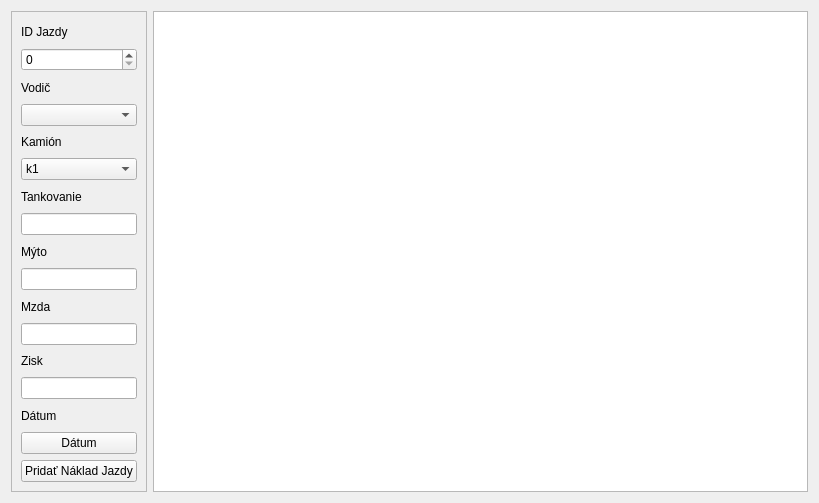
<?xml version="1.0" encoding="UTF-8"?>
<ui version="4.0">
 <class>jazdy_nakladyW</class>
 <widget class="QWidget" name="jazdy_nakladyW">
  <property name="geometry">
   <rect>
    <x>0</x>
    <y>0</y>
    <width>819</width>
    <height>503</height>
   </rect>
  </property>
  <property name="windowTitle">
   <string>Jazdy Náklady</string>
  </property>
  <layout class="QFormLayout" name="formLayout">
   <item row="0" column="0">
    <widget class="QFrame" name="frame">
     <property name="frameShape">
      <enum>QFrame::StyledPanel</enum>
     </property>
     <property name="frameShadow">
      <enum>QFrame::Raised</enum>
     </property>
     <layout class="QVBoxLayout" name="verticalLayout">
      <item>
       <widget class="QLabel" name="label_7">
        <property name="text">
         <string>ID Jazdy</string>
        </property>
       </widget>
      </item>
      <item>
       <widget class="QSpinBox" name="id_jazdy"/>
      </item>
      <item>
       <widget class="QLabel" name="label_2">
        <property name="text">
         <string>Vodič</string>
        </property>
       </widget>
      </item>
      <item>
       <widget class="QComboBox" name="vodic"/>
      </item>
      <item>
       <widget class="QLabel" name="label">
        <property name="text">
         <string>Kamión</string>
        </property>
       </widget>
      </item>
      <item>
       <widget class="QComboBox" name="kamion">
        <item>
         <property name="text">
          <string>k1</string>
         </property>
        </item>
        <item>
         <property name="text">
          <string>k2</string>
         </property>
        </item>
        <item>
         <property name="text">
          <string>k3</string>
         </property>
        </item>
        <item>
         <property name="text">
          <string>Ext1</string>
         </property>
        </item>
        <item>
         <property name="text">
          <string>Ext2</string>
         </property>
        </item>
       </widget>
      </item>
      <item>
       <widget class="QLabel" name="label_5">
        <property name="text">
         <string>Tankovanie</string>
        </property>
       </widget>
      </item>
      <item>
       <widget class="QLineEdit" name="tankovanie">
        <property name="toolTip">
         <string>&lt;html&gt;&lt;head/&gt;&lt;body&gt;&lt;p&gt;&lt;br/&gt;&lt;/p&gt;&lt;p&gt;&lt;br/&gt;&lt;/p&gt;&lt;/body&gt;&lt;/html&gt;</string>
        </property>
        <property name="text">
         <string/>
        </property>
       </widget>
      </item>
      <item>
       <widget class="QLabel" name="label_9">
        <property name="text">
         <string>Mýto</string>
        </property>
       </widget>
      </item>
      <item>
       <widget class="QLineEdit" name="myto">
        <property name="text">
         <string/>
        </property>
       </widget>
      </item>
      <item>
       <widget class="QLabel" name="label_6">
        <property name="text">
         <string>Mzda</string>
        </property>
       </widget>
      </item>
      <item>
       <widget class="QLineEdit" name="mzda">
        <property name="text">
         <string/>
        </property>
       </widget>
      </item>
      <item>
       <widget class="QLabel" name="label_3">
        <property name="text">
         <string>Zisk</string>
        </property>
       </widget>
      </item>
      <item>
       <widget class="QLineEdit" name="zisk">
        <property name="text">
         <string/>
        </property>
       </widget>
      </item>
      <item>
       <widget class="QLabel" name="label_4">
        <property name="text">
         <string>Dátum</string>
        </property>
       </widget>
      </item>
      <item>
       <widget class="QPushButton" name="datumB">
        <property name="text">
         <string>Dátum</string>
        </property>
       </widget>
      </item>
      <item>
       <widget class="QPushButton" name="pridat_naklad_jazdyB">
        <property name="text">
         <string>Pridať Náklad Jazdy</string>
        </property>
       </widget>
      </item>
     </layout>
    </widget>
   </item>
   <item row="0" column="1">
    <widget class="QTableView" name="tabulka_jazdy"/>
   </item>
  </layout>
 </widget>
 <resources/>
 <connections/>
</ui>
